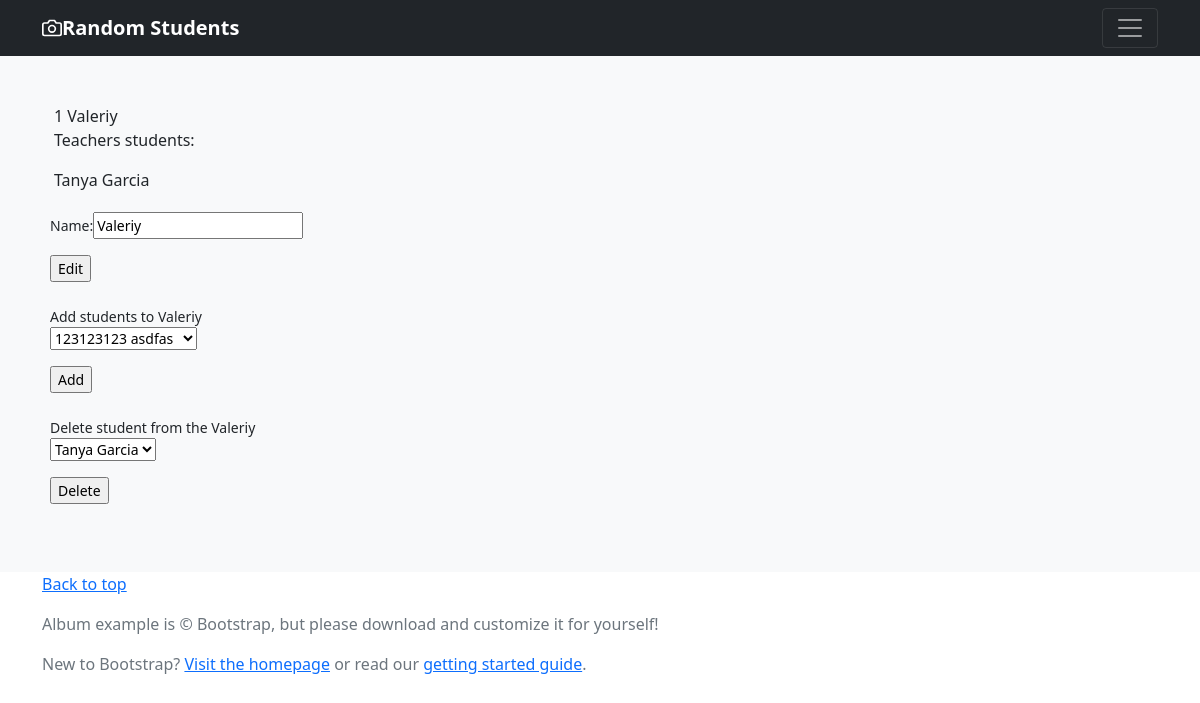
Screenshot of /teacher/1 with the database file from the repository.
### homepage/models.py (models this page shows)
class Teacher(models.Model):
    id = models.AutoField(primary_key=True)
    name = models.CharField(max_length=200)
    students = models.ManyToManyField('homepage.Student')

class Student(models.Model):
    id = models.IntegerField(primary_key=True)
    name = models.CharField(max_length=100)
    social_url = models.CharField(max_length=200, null=True, blank=True)
    surname = models.CharField(max_length=100, blank=True)
    age = models.IntegerField(null=True, blank=True)
    sex = models.CharField(max_length=100, blank=True)
    address = models.CharField(max_length=100, blank=True)
    description = models.TextField(max_length=100, blank=True)
    birthday = models.CharField(max_length=100, blank=True)
    email = models.CharField(max_length=100, blank=True)
    is_active = models.CharField(max_length=100, null=True)
    normalized_name = models.CharField(max_length=100, null=True)
    subject = models.ForeignKey('homepage.Subject', on_delete=models.SET_NULL,
                                null=True)
    book = models.OneToOneField('homepage.Book', on_delete=models.CASCADE,
                                null=True)

### homepage/views.py (the view, shortened to what this page needs)
# urls.py: path('teacher/<id>', views.TeacherDetailView.as_view(),
class TeacherDetailView(View):
    template_name = 'teacher_detail.html'
    def get(self, request, id):
        teacher = Teacher.objects.get(id=id)
        teacher_form = TeacherForm(instance=teacher)
        teachers_students = Student.objects.filter(teacher=teacher.id)
        new_students = Student.objects.exclude(teacher=teacher.id)
        context = {'teacher_form': teacher_form,
                   'teacher_id': teacher.id,
                   'teacher': teacher,
                   'teachers_students': teachers_students,
                   'new_students': new_students}
        return render(request, template_name=self.template_name,
                      context=context)

### homepage/forms.py
class TeacherForm(ModelForm):
    class Meta:
        model = Teacher
        fields = ['name']

### homepage/templates/teacher_detail.html (shortened to what this page needs)
{% extends "base.html" %}
{% block body %}
<div class="album py-5 bg-light">
    <div class='container'>
        <div class="container">
            <div class="row">
                <div>
                    {{ teacher_id }}
                    {{ teacher.name }}
                </div>
                <p>Teachers students:</p>
                {% for students in teachers_students %}
                <ol> {{students.name}} {{students.surname}}</ol>
                {% endfor %}
                <div class="form-control-sm">
                    <form action="{% url 'homepage:edit_teachers_name' id=teacher_id %}" method="POST">
                        <p>
                            {{ teacher_form }}
                        </p>
                        <p><input type="submit" value="Edit"></p>
                    </form>
                </div>
                <div class="form-control-sm">
                    <form action="{% url 'homepage:add_student' id=teacher_id %}" method="POST">
                        <p>
                            Add students to {{ teacher.name }}<br>
                            <select name="add">
                                {% for student in new_students %}
                                <option selected value="{{student.id}}">{{student.name}} {{student.surname}}</option>
                                {% endfor %}
                            </select>
                        </p>
                        <p><input type="submit" value="Add"></p>
                    </form>
                </div>
                <div class="form-control-sm">
                    <form action="{% url 'homepage:delete_teacher' id=teacher_id %}" method="POST">
                        Delete student from the {{ teacher.name }} <br>
                        <p><select name="delete">
                            {% for student in teachers_students %}
                            <option selected value="{{student.id}}">{{student.name}} {{student.surname}}</option>
                            {% endfor %}
                        </select></p>
                        <p><input type="submit" value="Delete"></p>
                    </form>
                </div>
            </div>
        </div>
    </div>
</div>
{% endblock %}

### rows the page displays
Teacher: name "Valeriy"
Student: name "Tanya", surname "Garcia"

### other values shown
{{ teacher_id }} "1"
form field add "123123123 asdfas"
form field delete "Tanya Garcia"
